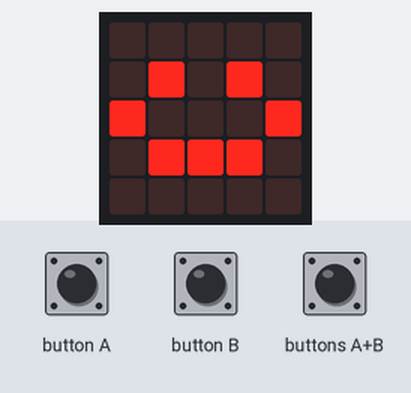
Simulated run of this program. Board: BBC micro:bit (MakeCode). Shown: the board's 5×5 LED display. The test bench sets the inputs (shaded band).

Above: at 1.6 s.
1.7 s: button A pressed for 0.15 s
At 3.0 s:
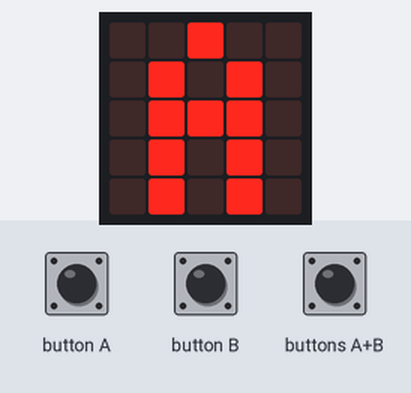
3.3 s: button B pressed for 0.15 s
At 4.4 s:
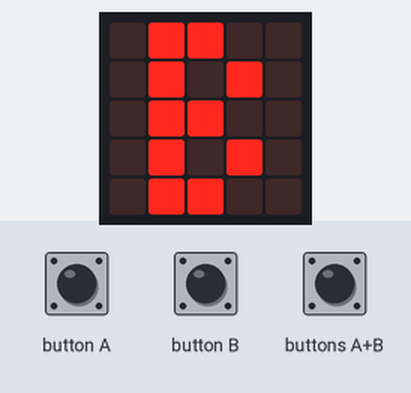
4.9 s: buttons A+B pressed for 0.15 s
At 5.6 s:
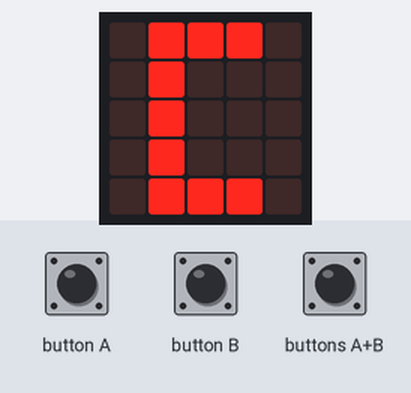
Timing chart, 0 to 7.9 s (numbered marks = the images above; inputs shaded):
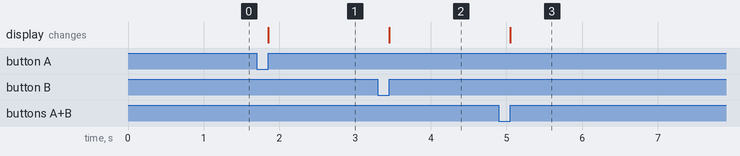

Measured:
- after the input at 1.7 s, the display: changes after 0.15 s (image 1)
- after the input at 3.3 s, the display: changes after 0.15 s (image 2)
- after the input at 4.9 s, the display: changes after 0.15 s (image 3)

The program:

main.ts
```typescript
input.onButtonPressed(Button.A, function () {
    basic.showLeds(`
        . . # . .
        . # . # .
        . # # # .
        . # . # .
        . # . # .
        `)
})
input.onButtonPressed(Button.AB, function () {
    basic.showLeds(`
        . # # # .
        . # . . .
        . # . . .
        . # . . .
        . # # # .
        `)
})
input.onButtonPressed(Button.B, function () {
    basic.showLeds(`
        . # # . .
        . # . # .
        . # # . .
        . # . # .
        . # # . .
        `)
})
basic.showLeds(`
    . . . . .
    . # . # .
    # . . . #
    . # # # .
    . . . . .
    `)
```

test.ts
```typescript
// les tests vont ici ; cela ne sera pas compilé si ce paquet est utilisé en tant qu'extension.
```
